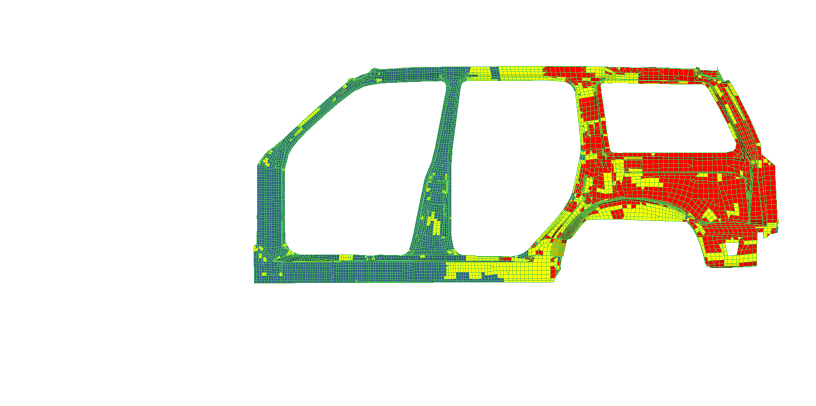
#> input picture Assignment_2/Images/Problem-3/example-1/faulty/Element_Optimised_Colour_ShapeLin.png, 1632 x 812 px, found by its file name (shown at 1/2 size); the run also reads 3 pictures not shown here
$ python intelligentMatch.py
#> lines starting #> are read from the running program, lines starting #| are printed output that depends on the picture; after the words box and inside, x2 and y2 are one past the last pixel; in counts of white or black regions, pixels touching at a corner belong together; long printed decimals are rounded
# -*- coding: utf-8 -*-
"""intelligentMatch.ipynb

Automatically generated by Colaboratory.

Original file is located at
    https://colab.research.google.com/drive/1EUfhz3sBozyu0tWdN5L3lERofHKRWke0
"""

import numpy as np
import matplotlib.pyplot as plt
from google.colab.patches import cv2_imshow
import imutils as imut
import cv2
from skimage.metrics import structural_similarity
import matplotlib.pyplot as plt

def check_fault(input,reference_image):
  img1 = cv2.cvtColor(input, cv2.COLOR_BGR2GRAY)
  img2 = cv2.cvtColor(reference_image, cv2.COLOR_BGR2GRAY)

  orb = cv2.ORB_create(50)
  kp1, des1 = orb.detectAndCompute(img1, None)
  kp2, des2 = orb.detectAndCompute(img2, None)


  # matcher = cv2.DescriptorMatcher_create(cv2.DESCRIPTOR_MATCHER_BRUTEFORCE_HAMMING)
  matcher = cv2.BFMatcher(cv2.NORM_HAMMING, crossCheck = True)
  matches = matcher.match(des1, des2, None)

  matches = sorted(matches, key = lambda x:x.distance)

  orb_img = cv2.drawMatches(input,kp1, reference_image, kp2, matches[:10], None)

  total_similar_points = [point for point in matches if point.distance < 50]

  orb_score = len(total_similar_points) / len(matches)

  points1 = np.zeros((len(matches), 2), dtype=np.float32)
  points2 = np.zeros((len(matches), 2), dtype=np.float32)

  for i, match in enumerate(matches):
    points1[i, :] = kp1[match.queryIdx].pt
    points2[i, :] = kp2[match.trainIdx].pt

  h, mask = cv2.findHomography(points1, points2, cv2.RANSAC)

  height, width, channels = reference_image.shape
  img1Reg = cv2.warpPerspective(input, h, (width, height))

  sift = cv2.SIFT_create()

  kp_1, des_1 = sift.detectAndCompute(img2, None)
  kp_2, des_2 = sift.detectAndCompute(img1, None)
  sift_matcher = cv2.BFMatcher(cv2.NORM_L2, crossCheck = False)

  sift_matches = sift_matcher.match(des_1, des_2)
  total_sift_similar_points = [point for point in sift_matches if point.distance < 50]
  # sift_img = cv2.drawMatches(reference_image,kp_1, input, kp_2, sift_matches, None)
  sift_img = cv2.drawMatches(reference_image,kp_1, input, kp_2, sift_matches[:50], input, flags = 2)
  sift_score = len(total_sift_similar_points) / len(sift_matches)
  return orb_score, sift_score, orb_img, sift_img,img1Reg
  # return orb_score, sift_score, orb_img, sift_img

def plt_show(img):
  plt.figure(figsize=(30, 20))
  # plt.imshow(orb_img)
  plt.imshow(img)
  plt.axis(False)
  plt.show()

def mark_defects(registered_input_rgb,reference_image_rgb):
  reference_image = cv2.cvtColor(reference_image_rgb, cv2.COLOR_BGR2GRAY)
  registered_input = cv2.cvtColor(registered_input_rgb, cv2.COLOR_BGR2GRAY)
  diff = cv2.absdiff(registered_input, reference_image)
  ret,diffthresh = cv2.threshold(diff,150,255,0)
  cv2_imshow(diffthresh)
  kernel = np.ones((4,4), np.uint8)
  dilate_image = cv2.dilate(diffthresh, kernel, iterations = 2)
  cv2_imshow(dilate_image)
  contours = cv2.findContours(dilate_image.copy(), cv2.RETR_EXTERNAL, cv2.CHAIN_APPROX_SIMPLE)
  contours = imut.grab_contours(contours)
  for contour in contours:
    if cv2.contourArea(contour)>50:
      a,b,x,y = cv2.boundingRect(contour)
      cv2.rectangle(registered_input_rgb, (a,b), (a+x, b+y), (255,0,0),3)
      cv2.rectangle(reference_image_rgb, (a,b), (a+x, b+y), (255,0,0),3)
  x = np.zeros((360,10,3), np.uint8)
  result = np.hstack((registered_input_rgb, reference_image_rgb))
  cv2_imshow(result)

input = cv2.imread("Element_Optimised_Colour_ShapeLin.png")
#> input is the input picture: shape (812, 1632, 3); mean B, G, R 228.3, 238.2, 240.4
reference_image = cv2.imread("reference.png")
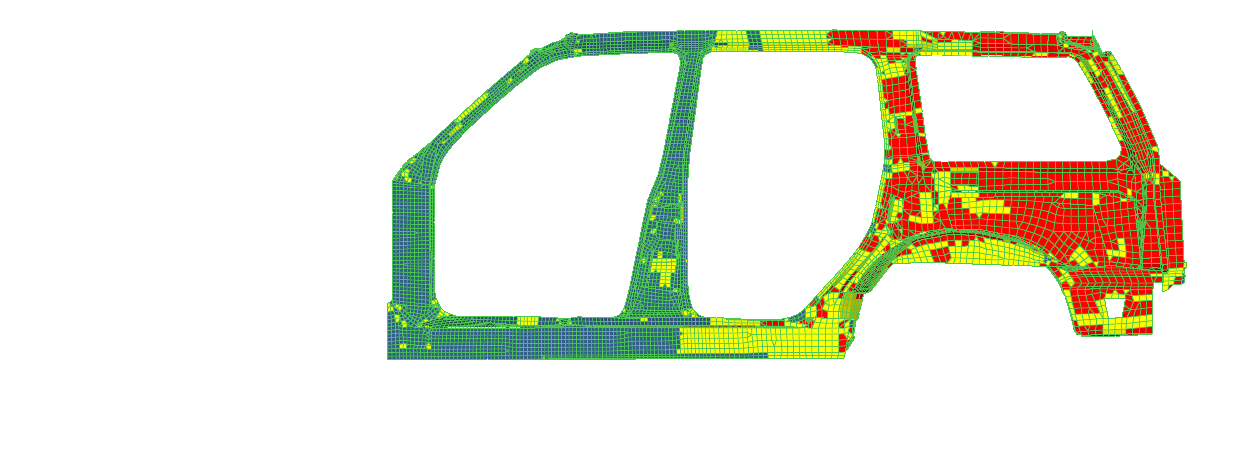
#> input picture Assignment_2/Images/Problem-3/example-1/reference.png, 1244 x 476 px, found by its file name
#> reference_image is the input picture: shape (476, 1244, 3); mean B, G, R 220.7, 234.7, 235

# reference_image_gray = cv2.cvtColor(reference_image, cv2.COLOR_BGR2GRAY)
# input_gray = cv2.cvtColor(input, cv2.COLOR_BGR2GRAY)

orb_score, sift_score, orb_img, sift_img, registered_input=check_fault(input,reference_image)
#> in check_fault, `kp1, des1 = orb.detectAndCompute(img1, None)`: kp1 = 50 keypoints; strongest (x, y, size): (1510, 529, 64.3), (1393, 135, 31), (509, 565, 31), (1508, 526, 92.6)
#> in check_fault, `kp2, des2 = orb.detectAndCompute(img2, None)`: kp2 = 50 keypoints; strongest (x, y, size): (1149, 328, 53.6), (1149, 330, 64.3), (1151, 332, 37.2), (1151, 328, 44.6)
#> in check_fault, `matches = matcher.match(des1, des2, None)`: matches = 25 matches
#> in check_fault, `total_similar_points = [point for point in matches if point.distance <..`: total_similar_points = 20 matches
#> in check_fault, `orb_score = len(total_similar_points) / len(matches)`: orb_score = 0.8
#> in check_fault, `points1 = np.zeros((len(matches), 2), dtype=np.float32)`: points1 = 25 pairs, first value 0 to 0, second value 0 to 0
#> the loop in check_fault, `for i, match in enumerate(matches):` made 25 passes
#> after the loop in check_fault, `for i, match in enumerate(matches):`: points1 = 25 pairs, first value 508.8 to 1518, second value 230.2 to 565.2; points2 = 25 pairs, first value 387.8 to 1170, second value 55.2 to 357.6
#> in check_fault, `h, mask = cv2.findHomography(points1, points2, cv2.RANSAC)`: h = [[0.714, -0.046, 37.94], [-0.00575, 0.721, -57.76], [-2.07e-05, -3.78e-05, 1]]; mask = 25 values, max 1 at index 0, min 0 at index 2, mean 0.68
#> in check_fault, `kp_1, des_1 = sift.detectAndCompute(img2, None)`: kp_1 = 2191 keypoints; strongest (x, y, size): (1149, 330, 5.5), (1179, 280, 6.5), (1101, 227, 105.2), (989, 43, 21)
#> in check_fault, `kp_2, des_2 = sift.detectAndCompute(img1, None)`: kp_2 = 4941 keypoints; strongest (x, y, size): (1509, 527, 6.9), (1394, 136, 2.2), (1459, 534, 2.4), (1548, 462, 8.4)
#> in check_fault, `sift_matches = sift_matcher.match(des_1, des_2)`: sift_matches = 2191 matches
#> in check_fault, `total_sift_similar_points = [point for point in sift_matches if point...`: total_sift_similar_points = 130 matches
#> in check_fault, `sift_score = len(total_sift_similar_points) / len(sift_matches)`: sift_score = 0.0593
#> orb_score = 0.8; sift_score = 0.0593
# [9 lines of commented-out code are left out]
if orb_score < 0.84 and sift_score < 0.065:
  print("Faulty Image")
  print(f"ORB Value is {orb_score} and ORB Comparison in reference image and input image")
#| ORB Value is 0.8 and ORB Comparison in reference image and input image
  plt_show(orb_img)
  print(f"SIFT Value is {sift_score} and SIFT Comparison in reference image and input image")
#| SIFT Value is 0.05933 and SIFT Comparison in reference image and input image
  plt_show(sift_img)
  mark_defects(registered_input,reference_image)
#> in mark_defects, `ret,diffthresh = cv2.threshold(diff,150,255,0)`:
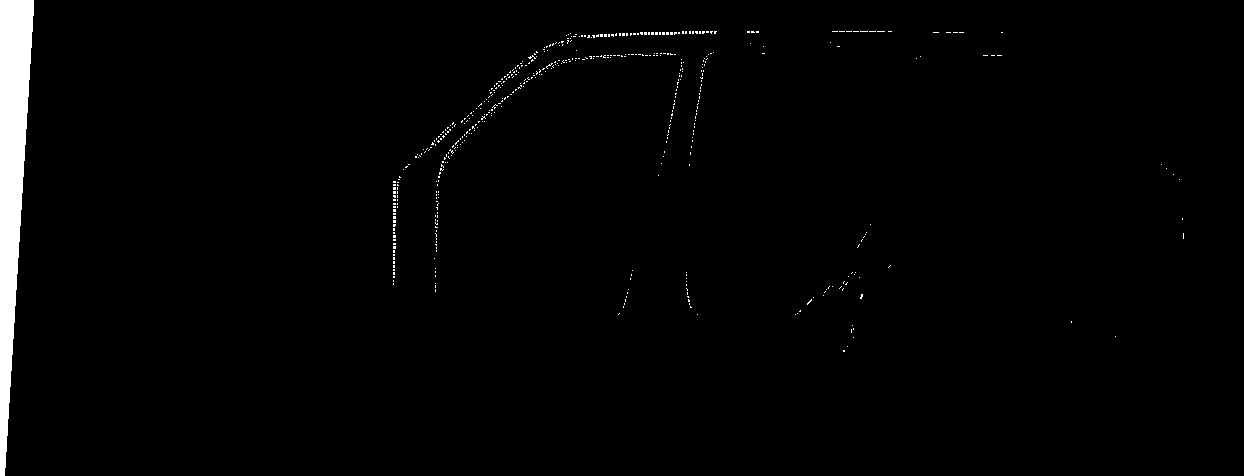
#> diffthresh: shape (476, 1244); 1.8% white; 510 white regions (509 under 20 px), largest, box (x1, y1, x2, y2) and area: (0, 0, 34, 476) 9394
#> in mark_defects, `dilate_image = cv2.dilate(diffthresh, kernel, iterations = 2)`: dilate_image: shape (476, 1244); 4.4% white; 34 white regions
#> in mark_defects, `contours = cv2.findContours(dilate_image.copy(), cv2.RETR_EXTERNAL, cv..`: contours = 34 contours; largest, box (x1, y1, x2, y2) and area: (0, 0, 38, 476) 10916, (391, 29, 721, 289) 8538, (688, 50, 718, 159) 803, (821, 270, 864, 300) 432, (830, 29, 896, 36) 390
#> the loop in mark_defects, `for contour in contours:` made 34 passes
#> (contour, a, b, x, y) on passes 11, 13, 22, 29, 30, 31, 32: ([[433, 266], [433, 295], [439, 295], [439, 266]], 433, 266, 7, 30), ([[1181, 231], [1181, 242], [1187, 242], [1187, 231]], 1181, 231, 7, 12), ([[981, 53], [981, 59], [1005, 59], [1005, 53]], 981, 53, 25, 7), ([[944, 30], [944, 36], [967, 36], [967, 30]], 944, 30, 24, 7), ([[931, 30], [931, 36], [942, 36], [942, 30]], 931, 30, 12, 7), ([[830, 29], [830, 35], [895, 35], [895, 29]], 830, 29, 66, 7), ([[745, 29], [745, 36], [762, 36], [762, 29]], 745, 29, 18, 8)
#> (a, b, x, y) on passes 1, 3, 5, 6, 7, 8: (841, 344, 11, 12), (849, 323, 9, 19), (793, 295, 25, 24), (858, 292, 9, 11), (616, 287, 17, 32), (821, 270, 43, 30)
#> after the loop in mark_defects, `for contour in contours:`: reference_image_rgb: shape (476, 1244, 3); 3.06% of pixels changed, all inside (x1, y1, x2, y2) = (0, 0, 1191, 476)
#> after the loop in mark_defects, `for contour in contours:`: registered_input_rgb: shape (476, 1244, 3); mean B, G, R 218.9, 223.1, 226.4
else:
  print(f"Perfect Image : ORB Value is {orb_score} and SIFT Value is {sift_score}")

input = cv2.imread("MeshFlowLin.png")
reference_image = cv2.imread("reference.png")
orb_score, sift_score, orb_img, sift_img, registered_input=check_fault(input,reference_image)
#> the loop in check_fault (call 2), `for i, match in enumerate(matches):` made 25 passes
#> in check_fault (call 2), `kp_2, des_2 = sift.detectAndCompute(img1, None)`: kp_2 = 4947 keypoints; strongest (x, y, size): (1509, 527, 6.9), (1394, 136, 2.2), (1459, 534, 2.4), (1548, 462, 8.4)
#> in check_fault (call 2), `total_sift_similar_points = [point for point in sift_matches if point...`: total_sift_similar_points = 141 matches
#> sift_score = 0.0644
if orb_score < 0.84 or sift_score < 0.065:
  print("Faulty Image")
  print(f"ORB Value is {orb_score} and ORB Comparison in reference image and input image")
#| ORB Value is 0.8 and ORB Comparison in reference image and input image
  plt_show(orb_img)
  print(f"SIFT Value is {sift_score} and SIFT Comparison in reference image and input image")
#| SIFT Value is 0.06435 and SIFT Comparison in reference image and input image
  plt_show(sift_img)
  mark_defects(registered_input,reference_image)
#> the loop in mark_defects (call 2), `for contour in contours:` made 34 passes
#> (a, b, x, y) on passes 1, 3, 5, 6, 7, 8, 9, 10, 12, 14, 18, 20: (841, 344, 11, 12), (849, 323, 9, 19), (793, 295, 25, 24), (858, 292, 9, 11), (616, 287, 17, 32), (821, 270, 43, 30), (684, 270, 18, 49), (628, 268, 9, 16), (886, 263, 9, 9), (855, 230, 16, 22), (1159, 162, 25, 22), (659, 149, 10, 19)
#> after the loop in mark_defects (call 2), `for contour in contours:`:
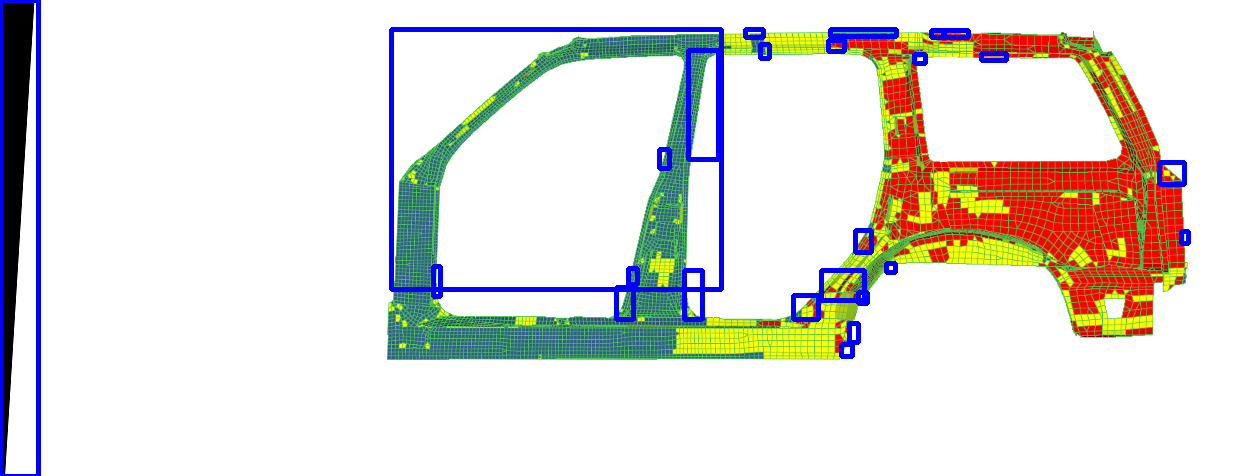
#> registered_input_rgb: shape (476, 1244, 3); mean B, G, R 218.8, 223.2, 226.5
else:
  print(f"Perfect Image : ORB Value is {orb_score} and SIFT Value is {sift_score}")

input = cv2.imread("penetration_checkLin.png")
reference_image = cv2.imread("reference.png")
orb_score, sift_score, orb_img, sift_img, registered_input=check_fault(input,reference_image)
#> in check_fault (call 3), `kp_2, des_2 = sift.detectAndCompute(img1, None)`: kp_2 = 4944 keypoints; strongest (x, y, size): (1509, 527, 6.9), (1394, 136, 2.2), (1459, 534, 2.4), (1548, 462, 8.4)
#> in check_fault (call 3), `total_sift_similar_points = [point for point in sift_matches if point...`: total_sift_similar_points = 144 matches
#> sift_score = 0.0657
if orb_score < 0.84 and sift_score < 0.065:
  print("Faulty Image")
  print(f"ORB Value is {orb_score} and ORB Comparison in reference image and input image")
  plt_show(orb_img)
  print(f"SIFT Value is {sift_score} and SIFT Comparison in reference image and input image")
  plt_show(sift_img)
  mark_defects(registered_input,reference_image)
else:
  print(f"Perfect Image : ORB Value is {orb_score} and SIFT Value is {sift_score}")
#| Perfect Image : ORB Value is 0.8 and SIFT Value is 0.06572

input = cv2.imread("penetration_checkLinLow.png")
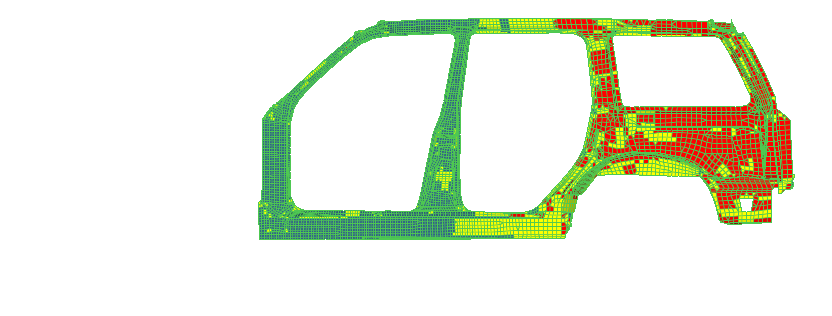
#> input picture Assignment_2/Images/Problem-3/example-1/perfect/penetration_checkLinLow.png, 832 x 316 px, found by its file name
#> input is the input picture: shape (316, 832, 3); mean B, G, R 220.6, 236.8, 232.3
reference_image = cv2.imread("reference.png")
orb_score, sift_score, orb_img, sift_img, registered_input=check_fault(input,reference_image)
#> in check_fault (call 4), `kp1, des1 = orb.detectAndCompute(img1, None)`: kp1 = 50 keypoints; strongest (x, y, size): (770, 221, 31), (769, 221, 37.2), (769, 220, 44.6), (774, 188, 37.2)
#> in check_fault (call 4), `orb_img = cv2.drawMatches(input,kp1, reference_image, kp2, matches[:10..`:
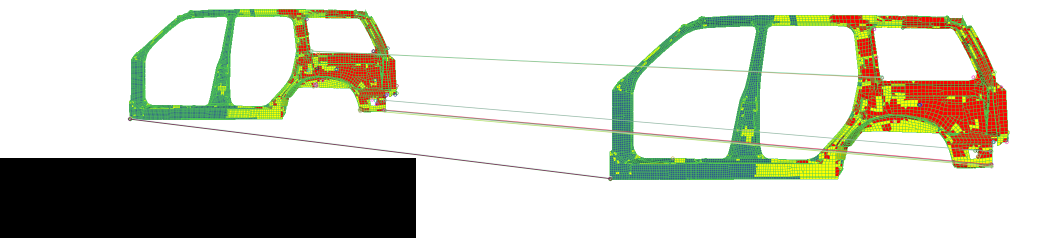
#> orb_img: shape (476, 2076, 3) (shown at 1/2 size); mean B, G, R 189.8, 202.6, 201.6
#> in check_fault (call 4), `points1 = np.zeros((len(matches), 2), dtype=np.float32)`: points1 = 25 pairs, first value 0 to 0, second value 0 to 0
#> the loop in check_fault (call 4), `for i, match in enumerate(matches):` made 25 passes
#> after the loop in check_fault (call 4), `for i, match in enumerate(matches):`: points1 = 25 pairs, first value 259.2 to 793, second value 38 to 238; points2 = 25 pairs, first value 387.8 to 1155.6, second value 58 to 357.1
#> in check_fault (call 4), `h, mask = cv2.findHomography(points1, points2, cv2.RANSAC)`: h = [[1.41, -0.164, 44.67], [-0.00433, 1.4, 10.59], [-1.61e-05, -0.000152, 1]]; mask = 25 values, max 1 at index 0, min 0 at index 5, mean 0.68
#> in check_fault (call 4), `kp_2, des_2 = sift.detectAndCompute(img1, None)`: kp_2 = 1037 keypoints; strongest (x, y, size): (769, 220, 3.5), (738, 151, 71.4), (699, 28, 12.9), (563, 25, 11.3)
#> in check_fault (call 4), `total_sift_similar_points = [point for point in sift_matches if point...`: total_sift_similar_points = 24 matches
#> in check_fault (call 4), `sift_img = cv2.drawMatches(reference_image,kp_1, input, kp_2, sift_mat..`:
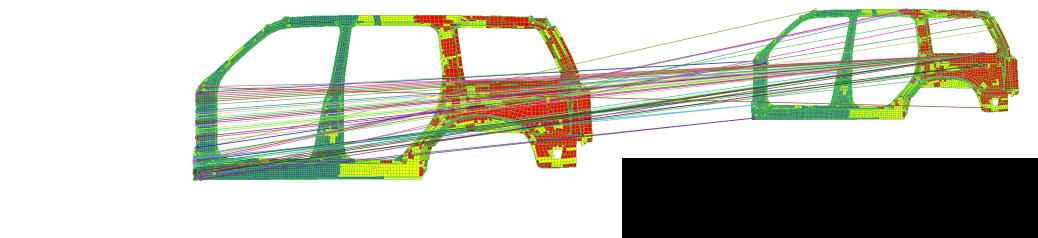
#> sift_img: shape (476, 2076, 3) (shown at 1/2 size); mean B, G, R 184.5, 196.4, 195.1
#> in check_fault (call 4), `sift_score = len(total_sift_similar_points) / len(sift_matches)`: sift_score = 0.011
#> sift_score = 0.011
if orb_score < 0.8 and sift_score < 0.065:
  print("Faulty Image")
  print(f"ORB Value is {orb_score} and ORB Comparison in reference image and input image")
  plt_show(orb_img)
  print(f"SIFT Value is {sift_score} and SIFT Comparison in reference image and input image")
  plt_show(sift_img)
  # mark_defects(registered_input,reference_image)
else:
  print(f"Perfect Image : ORB Value is {orb_score} and SIFT Value is {sift_score}")
#| Perfect Image : ORB Value is 0.8 and SIFT Value is 0.01095


input = cv2.imread("2ndOrderElements.png")
reference_image = cv2.imread("Orginal.png")
orb_score, sift_score, orb_img, sift_img, registered_input=check_fault(input,reference_image)
#> in check_fault (call 5), `img1 = cv2.cvtColor(input, cv2.COLOR_BGR2GRAY)`:
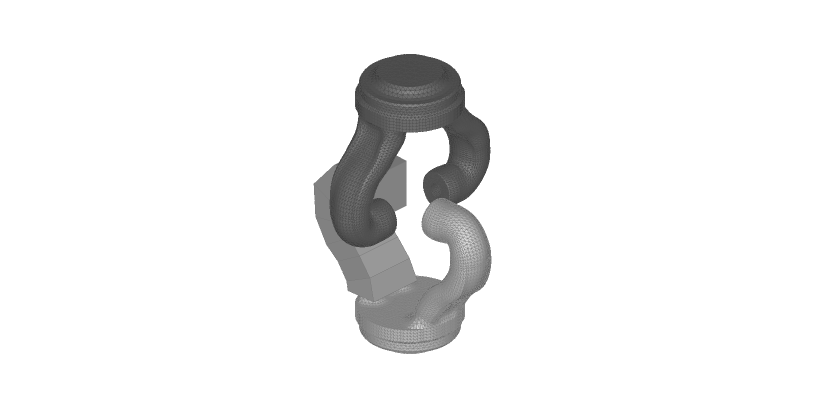
#> img1: shape (812, 1632) (shown at 1/2 size); min 35, max 255, mean 240.5
#> (the run stopped early here; a loop or call above may not have finished)
